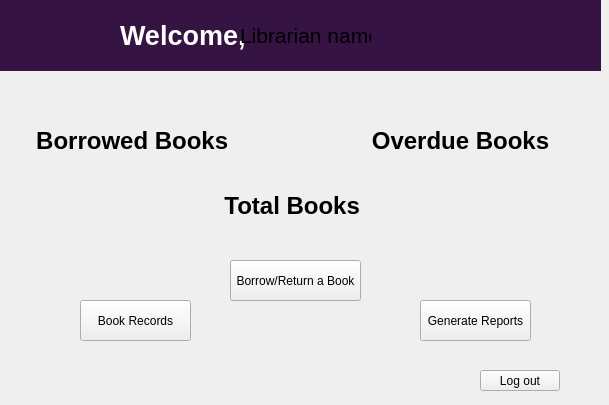
<?xml version="1.0" encoding="UTF-8"?>
<ui version="4.0">
 <class>LibrarianDashboard</class>
 <widget class="QWidget" name="LibrarianDashboard">
  <property name="geometry">
   <rect>
    <x>0</x>
    <y>0</y>
    <width>609</width>
    <height>405</height>
   </rect>
  </property>
  <property name="windowTitle">
   <string>Form</string>
  </property>
  <widget class="QLabel" name="labelWelcomeLibrarian">
   <property name="geometry">
    <rect>
     <x>0</x>
     <y>0</y>
     <width>601</width>
     <height>71</height>
    </rect>
   </property>
   <property name="font">
    <font>
     <pointsize>20</pointsize>
     <bold>true</bold>
    </font>
   </property>
   <property name="styleSheet">
    <string notr="true">QLabel
{
 background-color:rgb(53,20,68);
color:white
}</string>
   </property>
   <property name="text">
    <string>                Welcome, </string>
   </property>
   <property name="alignment">
    <set>Qt::AlignmentFlag::AlignLeading|Qt::AlignmentFlag::AlignLeft|Qt::AlignmentFlag::AlignVCenter</set>
   </property>
  </widget>
  <widget class="QLabel" name="labelTotalBooks">
   <property name="geometry">
    <rect>
     <x>210</x>
     <y>170</y>
     <width>171</width>
     <height>71</height>
    </rect>
   </property>
   <property name="font">
    <font>
     <pointsize>18</pointsize>
     <bold>true</bold>
    </font>
   </property>
   <property name="text">
    <string>Total Books </string>
   </property>
   <property name="alignment">
    <set>Qt::AlignmentFlag::AlignCenter</set>
   </property>
  </widget>
  <widget class="QLabel" name="labelLibrarianName">
   <property name="geometry">
    <rect>
     <x>240</x>
     <y>20</y>
     <width>131</width>
     <height>31</height>
    </rect>
   </property>
   <property name="font">
    <font>
     <pointsize>16</pointsize>
    </font>
   </property>
   <property name="text">
    <string>Librarian name</string>
   </property>
  </widget>
  <widget class="QLabel" name="labelBorrowedBooks">
   <property name="geometry">
    <rect>
     <x>10</x>
     <y>100</y>
     <width>251</width>
     <height>81</height>
    </rect>
   </property>
   <property name="font">
    <font>
     <pointsize>18</pointsize>
     <bold>true</bold>
    </font>
   </property>
   <property name="text">
    <string>Borrowed Books </string>
   </property>
   <property name="alignment">
    <set>Qt::AlignmentFlag::AlignCenter</set>
   </property>
  </widget>
  <widget class="QLabel" name="labelOverdueBooks">
   <property name="geometry">
    <rect>
     <x>360</x>
     <y>100</y>
     <width>201</width>
     <height>81</height>
    </rect>
   </property>
   <property name="font">
    <font>
     <pointsize>18</pointsize>
     <bold>true</bold>
    </font>
   </property>
   <property name="text">
    <string>Overdue Books</string>
   </property>
   <property name="alignment">
    <set>Qt::AlignmentFlag::AlignCenter</set>
   </property>
  </widget>
  <widget class="QPushButton" name="pushButtonBookRecords">
   <property name="geometry">
    <rect>
     <x>80</x>
     <y>300</y>
     <width>111</width>
     <height>41</height>
    </rect>
   </property>
   <property name="text">
    <string>Book Records</string>
   </property>
  </widget>
  <widget class="QPushButton" name="pushButtonGenerateReports">
   <property name="geometry">
    <rect>
     <x>420</x>
     <y>300</y>
     <width>111</width>
     <height>41</height>
    </rect>
   </property>
   <property name="text">
    <string>Generate Reports</string>
   </property>
  </widget>
  <widget class="QPushButton" name="pushButtonLogOut">
   <property name="geometry">
    <rect>
     <x>480</x>
     <y>370</y>
     <width>80</width>
     <height>21</height>
    </rect>
   </property>
   <property name="text">
    <string>Log out</string>
   </property>
  </widget>
  <widget class="QPushButton" name="pushButtonBorrowReturnBook">
   <property name="geometry">
    <rect>
     <x>230</x>
     <y>260</y>
     <width>131</width>
     <height>41</height>
    </rect>
   </property>
   <property name="text">
    <string>Borrow/Return a Book</string>
   </property>
  </widget>
 </widget>
 <resources/>
 <connections/>
</ui>
